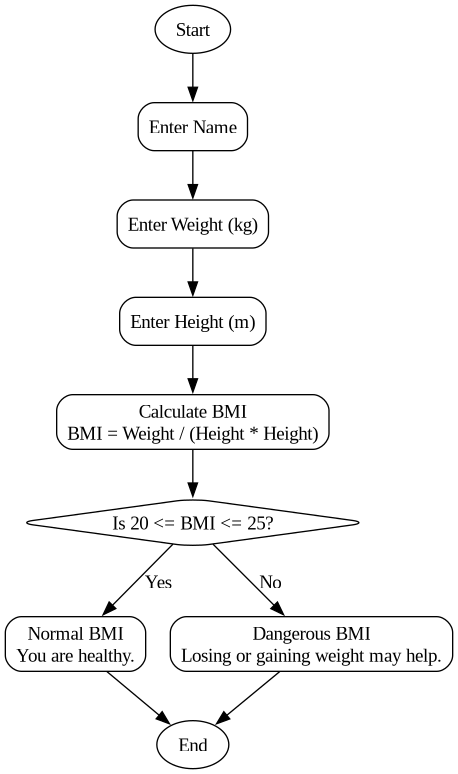

Generate this figure with Python:
from graphviz import Digraph

# Correct syntax for labeled edges
flowchart = Digraph(format='png', graph_attr={'rankdir': 'TB'}, node_attr={'shape': 'box', 'style': 'rounded'})

# Start node
flowchart.node("Start", "Start", shape="oval")

# Input nodes
flowchart.node("Input1", "Enter Name")
flowchart.node("Input2", "Enter Weight (kg)")
flowchart.node("Input3", "Enter Height (m)")

# Process node
flowchart.node("Calc", "Calculate BMI\nBMI = Weight / (Height * Height)")

# Decision node
flowchart.node("Decision", "Is 20 <= BMI <= 25?", shape="diamond")

# Output nodes
flowchart.node("Normal", "Normal BMI\nYou are healthy.")
flowchart.node("Danger", "Dangerous BMI\nLosing or gaining weight may help.")

# End node
flowchart.node("End", "End", shape="oval")

# Connect the nodes
flowchart.edge("Start", "Input1")
flowchart.edge("Input1", "Input2")
flowchart.edge("Input2", "Input3")
flowchart.edge("Input3", "Calc")
flowchart.edge("Calc", "Decision")
flowchart.edge("Decision", "Normal", label="Yes")
flowchart.edge("Decision", "Danger", label="No")
flowchart.edge("Normal", "End")
flowchart.edge("Danger", "End")

# Render the flowchart
flowchart_path = "flowchart"
flowchart.render(flowchart_path, format="png", cleanup=True)

flowchart_path + ".png"
